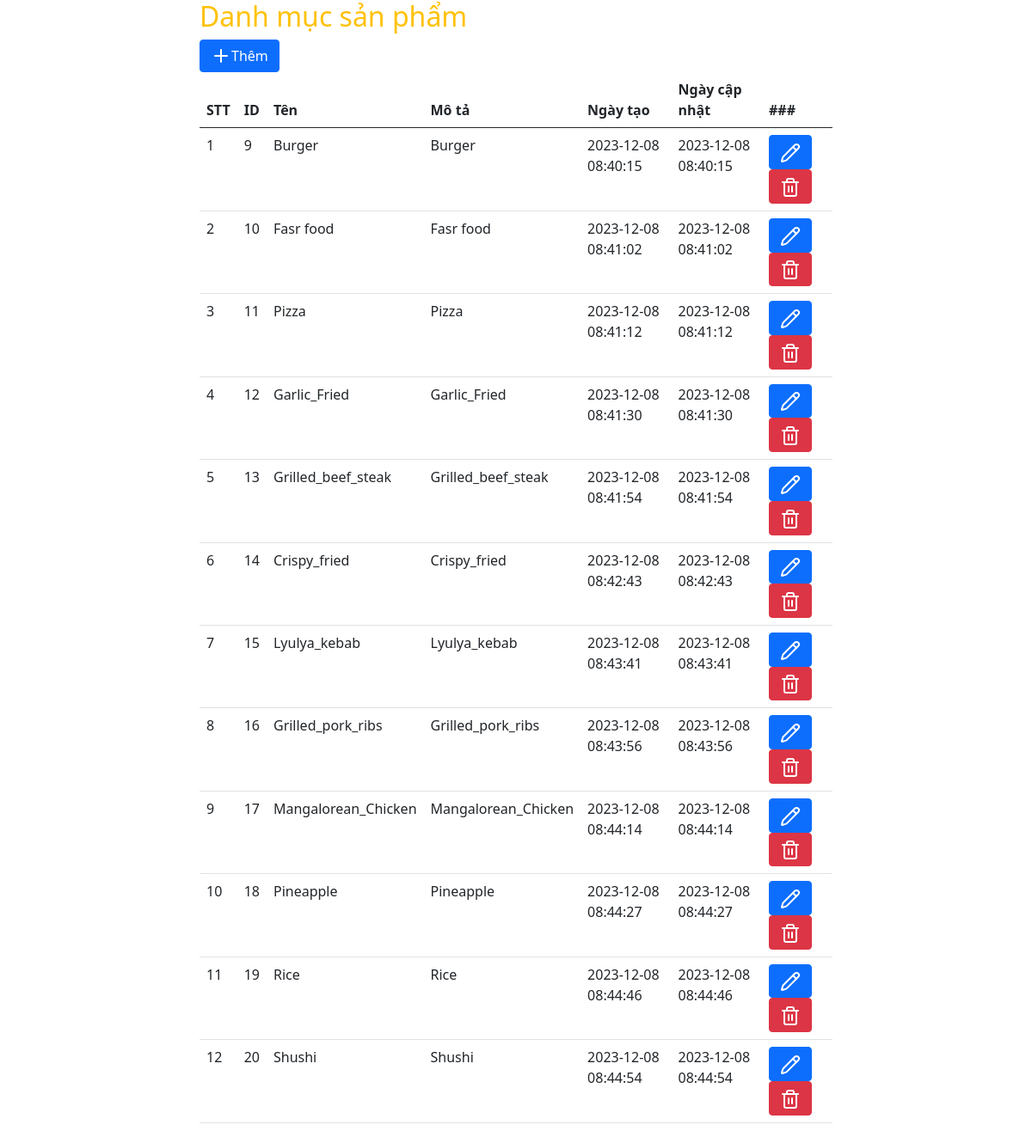
Page /doan/categories/index.php on the committed database.
### tables this page shows
CREATE TABLE `categories` (
  `id` int(11) NOT NULL,
  `name` varchar(50) NOT NULL,
  `description` text NOT NULL,
  `category_id` int(11) NOT NULL,
  `created_at` timestamp NULL DEFAULT current_timestamp(),
  `updated_at` timestamp NULL DEFAULT current_timestamp()
);

### doan/functions.php (called while the page is built, shortened)
<?php
include "../dbconnect.php";
function showAllCategories()
{
  global $conn;
  $query = "SELECT * FROM categories";
  $result = mysqli_query($conn, $query);
  $categories = [];
  $rowNum = 1;
  if ($result->num_rows > 0) {
    while ($row = $result->fetch_assoc()) {
      $categories[] = array(
        "index" => $rowNum++,
        "id" => $row['id'],
        "name" => $row['name'],
        "description" => $row['description'],
        "created_at" => $row['created_at'],
        "updated_at" => $row['updated_at']
      );
    }
  }
  return $categories;
}

### doan/categories/index.php (the view)
<?php
include_once "../dbconnect.php";
include_once "../functions.php";
$categories = showAllCategories();
?>
<?php include_once("../includes/header.php") ?>
<h1 class="fs-2 text-warning">Danh mục sản phẩm</h1>
<a href="./create.php" class="btn btn-primary d-inline-flex"><i data-lucide="plus"></i> Thêm</a>
<table class="table table-hover">
    <thead>
        <tr>
            <th>STT</th>
            <th>ID</th>
            <th>Tên</th>
            <th>Mô tả</th>
            <th>Ngày tạo</th>
            <th>Ngày cập nhật</th>
            <th>###</th>
        </tr>
    </thead>
    <tbody>
        <?php foreach ($categories as $cat) { ?>
            <tr>
                <td><?php echo $cat['index'] ?></td>
                <td><?php echo $cat['id'] ?></td>
                <td><?php echo $cat['name'] ?></td>
                <td><?php echo $cat['description'] ?></td>
                <td><?php echo $cat['created_at'] ?></td>
                <td><?php echo $cat['updated_at'] ?></td>
                <td>
                    <a href="./edit.php?id=<?php echo $cat['id'] ?>" class="btn btn-primary"><i data-lucide="pencil"></i></a>
                    <a href="./delete.php?id=<?php echo $cat['id'] ?>" class="btn btn-danger"><i data-lucide="trash-2"></i></a>
                </td>
            </tr>
        <?php } ?>
    </tbody>
</table>
<?php include_once("../includes/footer.php") ?>

### rows in the picture
categories: index "1", id "9", name "Burger", description "Burger", created_at "2023-12-08 08:40:15", updated_at "2023-12-08 08:40:15"
categories: index "2", id "10", name "Fasr food", description "Fasr food", created_at "2023-12-08 08:41:02", updated_at "2023-12-08 08:41:02"
categories: index "3", id "11", name "Pizza", description "Pizza", created_at "2023-12-08 08:41:12", updated_at "2023-12-08 08:41:12"
categories: index "4", id "12", name "Garlic_Fried", description "Garlic_Fried", created_at "2023-12-08 08:41:30", updated_at "2023-12-08 08:41:30"
categories: index "5", id "13", name "Grilled_beef_steak", description "Grilled_beef_steak", created_at "2023-12-08 08:41:54", updated_at "2023-12-08 08:41:54"
categories: index "6", id "14", name "Crispy_fried", description "Crispy_fried", created_at "2023-12-08 08:42:43", updated_at "2023-12-08 08:42:43"
categories: index "7", id "15", name "Lyulya_kebab", description "Lyulya_kebab", created_at "2023-12-08 08:43:41", updated_at "2023-12-08 08:43:41"
categories: index "8", id "16", name "Grilled_pork_ribs", description "Grilled_pork_ribs", created_at "2023-12-08 08:43:56", updated_at "2023-12-08 08:43:56"
categories: index "9", id "17", name "Mangalorean_Chicken", description "Mangalorean_Chicken", created_at "2023-12-08 08:44:14", updated_at "2023-12-08 08:44:14"
categories: index "10", id "18", name "Pineapple", description "Pineapple", created_at "2023-12-08 08:44:27", updated_at "2023-12-08 08:44:27"
categories: index "11", id "19", name "Rice", description "Rice", created_at "2023-12-08 08:44:46", updated_at "2023-12-08 08:44:46"
categories: index "12", id "20", name "Shushi", description "Shushi", created_at "2023-12-08 08:44:54", updated_at "2023-12-08 08:44:54"
